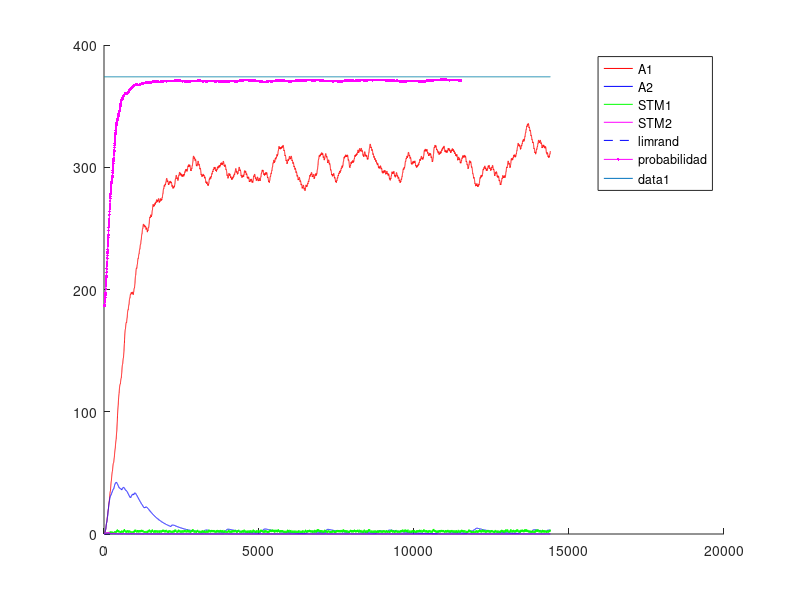
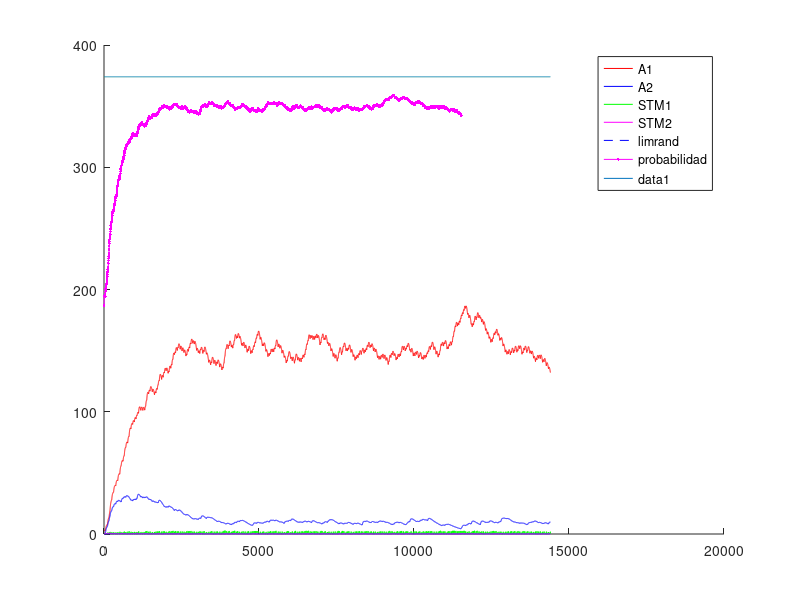
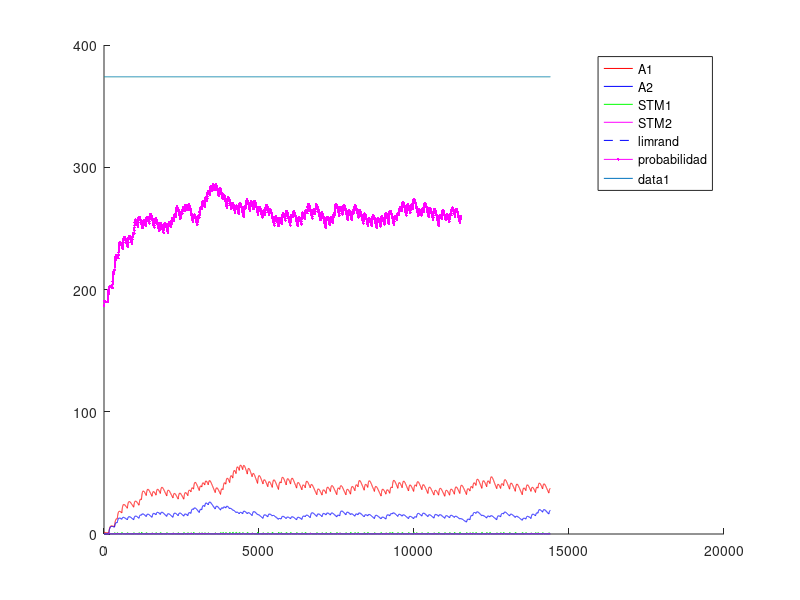
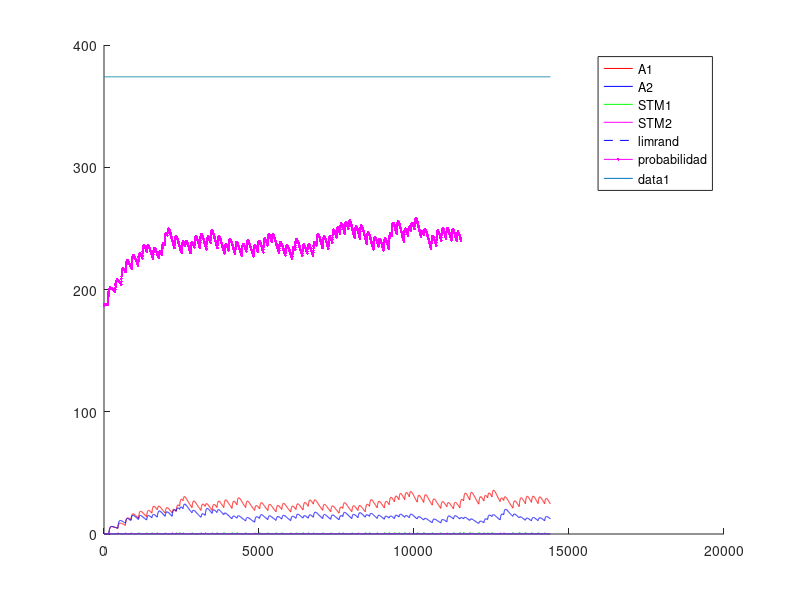

These charts were generated, in order, by the following MATLAB code:
%% Experimento con Variable-Interval - VI - intervalo Variable
%% Existen multiples intancias de palanquelo (cada vez que realiza respuesta decide si realiza otra o no)
%% Durante el intervalo se pesa la cantidad de palanqueos y no palanqueos respecto a la cantidad de instacias
%% de respuesta. EL refuerzo impacta de forma proporcional a la tasa de respuestas.
%% Un trial dura 3600 segundos.
%% Una sesion 1 o 3 trial (seg´un la dinamica del animal)
%% 5 sesiones por Experimento. Cada sesion es un intervalo diferente.
%% 1 experimento
%% Tiempo para realizar un respuesta 1 segundo
%% 
%% La probabilidad de eleccion se ajusta al nivel de maxima frecuencia de palanqueo
%% 

close all
clc
clear

%% Matriz de pago 0 1 

%%% Se ajusto la apreciacion de las cantidades de refuerzo 
function rf = feel(pellets)
  rf=0;
  if (nargin~=0)
    rf=(12.8*(1-exp(-.25.* pellets.^(2))))+(12.8*(1-exp(-.5.* pellets)));
  else
    error ("Faltan parametros");
  endif
endfunction
%% 
%% 

%% INICIALIZATION
%%%%%% CONSTANTES DE SESIONES
Ntrial  =  1 ;   %% un trial de 3600 segundos
tTrial  =  3600; %% en segundos
tResp   =  1;    %% en segundos
tMuestreo = 0.25;%% en segundos
Nses    =  5 ;
Vi=[5,10,30,40,60]; %% valores medios de intervalos variables
Ntest   =  1;
limrand =  0.138;
saving  =  0.01 ;
%%%%%% CONSTANTES DE DECAIMIENTO
alpha = 1*tMuestreo;
beta  = 0.125*tMuestreo ;
gamma = 0.0067*tMuestreo;%0.025 ; 
delta = 1*tMuestreo;
%%%%%% INICIALIZACION
palanca = zeros(2,1);
Rf_1=0;
Rf_2=0;
A1=zeros(1,Ntest);
A2=zeros(1,Ntest);
stm_1=zeros(2,Ntest);
stm_2=zeros(2,Ntest);
d=1;

sesion = zeros(Nses,1);
trialXsesion = zeros(Nses,Ntrial);
terminal_sesion=zeros(Nses,1);
nb_resp = zeros(Nses,Ntest);
refuerzo = zeros(Nses,Ntest);
contadorP1=0;
contadorP2=0;
contadorI=0;

%% CALCULO DE AROUSAL MAXIMO
%% Iteraciones de respuesta refuerzo para encotnrar el STM medio
Nconfig=5; %% Tasa de respuesta de configuracion
%plot([1:0.01:20],(12.8*(1-exp(-.25.* [1:0.01:20].^(2))))+(12.8*(1-exp(-.5.* [1:0.01:20]))),'.k')
R1 = floor(feel(1)); %tiempo de refuezo para R
l1 = Nconfig/tMuestreo; % duracion entre trials
suma = 0; %suma es un valor necesaria para calcular max1 y min1
suma = alpha*R1 %% Refuerzo cada N respuestas
iter=100; %% numero de iteraciones para que converja el stm
max1 = 0; %maximum de stm1
min1 = 0; %minimum de stm1
for i = 1:iter 
  suma = (1-beta)^(Nconfig/tMuestreo)*suma;%% Instantes que decae el stm
  min1=suma;
  suma += alpha*R1; %Refuerzo
  max1=suma;
end
comp=.88;
S1 = (((max1-min1)*(comp*l1))/2)+min1*comp*l1; %calcul de la superficie del triangulo mas la de el rectangulo
stm_1_medio = S1/(l1);
A1max = (delta/gamma)*stm_1_medio;

%% INICIO DE LAS ITERATIONS
for l = 1:Ntest  %% TESTES
  Num=0;
  for k = 1:Nses  %% SESIONES (cambia el N)
    i=1;
    %duracion = [1,tTrial*ones(1,Ntrial)];
    
    contador = 1;
    %palanca(1)=randi(2);
    
    %% Agregar intervalo de refuerzos  %%
    intervalo=Vi(k);
    if k>1
      A1(Num+1,l)=saving*A1(Num,l);
      A2(Num+1,l)=saving*A2(Num,l);
      stm_1(Num+1,l)=0*stm_1(Num,l);
      stm_2(Num+1,l)=0*stm_2(Num,l); 
      %%% ELECCION DE LA PRIMERA PALANCA 
%      if A1(Num,1)>A2(Num,1)
%        palanca(2)=1;
%      else
%        palanca(2)=2;
%      end
    end       
    P1(i,k)=0.5;
    P1(i,k)=0.5;
    for j=2:(Ntrial*tTrial/tMuestreo) %% Todos los trials juntos
      
      if contador == tResp/tMuestreo%duracion(i)
        contador = 0;
        i = i+1 ;
        J = j ;
        P1(i,k)=0.5*(1-exp(-(5*A1((j-1)+Num,l))/A1max))+0.5; %probabilidad en exponential
        P2(i,k)=0.5*(1-exp(-(5*A2((j-1)+Num,l))/A1max))+0.5; %probabilidad en exponential
        %P=.99;
        %P2(i,k)=0.5*(1-exp(-(5*A2((j-1)+Num,l))/A2max))+0.5;
        
        a = rand ;
        %%% ELECCION DE LA PALANCA %%% Basicamente elige palanquear o no palanquear
        if (A1((j-1)+Num,l)<=limrand)&&(A2((j-1)+Num,l)<=limrand)
          palanca(i)=randi(2);
        elseif (A1((j-1)+Num,l)>=limrand)&&(A2((j-1)+Num,l)<=limrand)
          if a>=P1(i,k)
            palanca(i)=2;
          else
            palanca(i)=1;
          end
        elseif (A1((j-1)+Num,l)<=limrand)&&(A2((j-1)+Num,l)>=limrand)
          if a>=P2(i,k)
            palanca(i)=1;
          else
            palanca(i)=2;
          end
        elseif (A1((j-1)+Num,l)>A2((j-1)+Num,l))
          if a>=P1(i,k)
            palanca(i)=2;
          else
            palanca(i)=1;
          end
        else
          if a>=P2(i,k)
            palanca(i)=1;
          else
            palanca(i)=2;
          end
        end
        %% Contadores para intervalo de refuerzo
        if palanca(i)==1
          contadorP1++;
        else
          contadorP2++;
        endif
        %%% REFUERZO %%%
        if (contadorI >= intervalo/tMuestreo)
          if (contadorP1>=1)
            %if (palanca(i)==1) %% palanquea
            aux=contadorP1+contadorP2;
            Rfz=floor(feel(1));
            Rf_1=Rfz*contadorP1/aux;
            Rf_2=Rfz*contadorP2/aux;
            %elseif (palanca(i-1)==2) %% No palanquea
            %  Rf_1=0;
            %  Rf_2=0;%floor(10*(1-exp(-0.8* 2 )));
            %end
            %stm_1(j+Num,l)=(1-beta)*stm_1((j-1)+Num,l)+alpha*Rf_1;
            %stm_2(j+Num,l)=(1-beta)*stm_2((j-1)+Num,l)+alpha*Rf_2;
            contadorP1=0;
            contadorP2=0;
            contadorI =0;
            dispe=.5; %% dispercion del 50% del valor de la intervalo
            intervalo=Vi(k)*(1 + dispe*(1-2*rand));
            refuerzo(k,l)++;
          else
            contadorP1=0;
            contadorP2=0;
            contadorI =0;
            %dispe=.5; %% dispercion del 50% del valor de la intervalo
            %intervalo=Vi(k)*(1 + dispe*(1-2*rand))
            
          endif
        end
        
      else
        contador++;
        contadorI++;
        Rf_1=0;
        Rf_2=0;
      end
      stm_1(j+Num,l)=(1-beta)*stm_1((j-1)+Num,l)+alpha*Rf_1;
      stm_2(j+Num,l)=(1-beta)*stm_2((j-1)+Num,l)+alpha*Rf_2;
      A1(j+Num,l)=(1-gamma)*A1((j-1)+Num,l)+delta*stm_1(j+Num,l);
      A2(j+Num,l)=(1-gamma)*A2((j-1)+Num,l)+delta*stm_2(j+Num,l);
      
%      if floor(j/tTrial)==(j/tTrial)
%        trialXsesion()
%      end
    end
    
    
    %%% CONTADOR DE A QUE J SE CAMBIA LA SESION
    %sesion(k-1,l)=j;
    sesion(k,l)=j+Num;
    %%% DEFINICION DE NUM
%    compteur = 0 ;
%    for i=1:length(A1(:,l))
%      if A1(i,l)~=0
%        compteur = compteur +1;
%      end
%    end
%    Num=compteur;
    Num = j+Num;
    Sizemat = length(A1);
    
    for j = 1:length(palanca)
      if palanca(j)==1
        %nb_coop(k-1,l)= nb_coop(k-1,l)+1;
        nb_resp(k,l)= nb_resp(k,l)+1;
      end
    end
  end
end


%%% PRUEBAS 
%%% ENCONTRA LA LONGITUD REAL DEL EXPERIMENTACION
nonnul = zeros(Ntest,1);
for k=1:Ntest
  for i=1:length(A1)
    if A1(i,k) ~= 0
      nonnul(k)=nonnul(k)+1;
    end
  end
end

%%% PRUEBA I _ PESO DE LA EXPERIMENTACION EN LA MEMORIA
porcent = 0;
for i = 1:Ntest
  if sum(A1(:,i)) > 10 * sum(A2(:,i))
    porcent = porcent +1;
  end
end

%%% PRUEBA II _ SI LA EXCITATION ALCANZA A SU MAXIMUM
maxima = zeros(Ntest,1);
for k = 1:Ntest
  if floor(max(A1(:,k))) == floor(max(max(A1))) 
    maxima(k) = maxima(k) +1;
  end
end

%%% PRUEBA III _ EN QUE SESION LA PALANCA GANA DE VERDAD
%ird = zeros(Ntest,1);
%for k = 1:Ntest
%  i=1;
%  while 1
%    if A1(nonnul(k)-i,k) < limrand
%      ird(k) = nonnul(k)-i+1;
%      break;
%    else
%      i=i+1;
%    end
%  end
%end
%
%%%% PRUEBA IV _ CONVIERTE J EN NUMERO DE SESION
%for k = 1:Ntest
%  i=1;
%  while 1
%    if ird(k) <= sum(sesion(1:i)+50)
%      ird(k)=i;
%      break;
%    else
%      i=i+1;
%    end
%  end
%end

%%% PRUEBA V _ PORCENTAJE DE COOPERACION POR SESION / EXPERIMENTO

%
%porcentaje_coop_sesion=zeros(Nses,Ntest);
%porcentaje_coop_experimento=zeros(Ntest,1);
%for k = 1:Ntest
%  porcentaje_coop_experimento(k)=sum(nb_coop(:,k))/(Ntrial*Nses)*100;
%end

%for i=1:Ntest
%  terminal_sesion(1,i)=sesion(1,i);
%  for j=2:Nses
%    terminal_sesion(j,i)=sesion(j,i)+terminal_sesion(j-1,i);
%  end
%end

%%% DEMOSTRACION 


%promedio_sesion=sum(ird)/Ntest
%porcent_10xsuperior_al_otra=porcent/Ntest * 100;
%cuanto_alcanzan_al_maxima=sum(maxima)/Ntest * 100;
%porcentaje_coop_experimento;
%porcentaje_coop_sesion=floor(nb_coop/Ntrial*100);


resp_por_segundos=nb_resp/length(palanca); %numero de respuestas dividido por el numero de respestas maximal posible


for i=1:Ntest
  for j=1:Nses
    figure
    hold on
    %plot(sesion(j,i)*ones(1,max(max(A1(:,i)))),(1:max(max(A1(:,i)))),'--k');
    %h=plot((sesion(j,i).*tMuestreo)*ones(1,max(max(A1(:,i)))),(1:max(max(A1(:,i)))),'--k');
    %set(h, "linewidth", 2);
    if j==1
      plot(1:Ntrial*tTrial/tMuestreo,A1(1:sesion(j,i),i),'r',1:Ntrial*tTrial/tMuestreo,A2(1:sesion(j,i),i),'b',1:Ntrial*tTrial/tMuestreo,stm_1(1:sesion(j,i),i),'g',1:Ntrial*tTrial/tMuestreo,stm_2(1:sesion(j,i),i),'m',1:Ntrial*tTrial/tMuestreo,limrand*ones(1,Ntrial*tTrial/tMuestreo),'--b')
      plot((1:length(P1(:,j)'*A1max))/tMuestreo,P1(:,j)'*A1max,'.-m');
      legend("A1","A2","STM1","STM2","limrand","probabilidad");
    else
      plot(1:Ntrial*tTrial/tMuestreo,A1(sesion(j-1,i)+1:sesion(j,i),i),'r',1:Ntrial*tTrial/tMuestreo,A2(sesion(j-1,i)+1:sesion(j,i),i),'b',1:Ntrial*tTrial/tMuestreo,stm_1(sesion(j-1,i)+1:sesion(j,i),i),'g',1:Ntrial*tTrial/tMuestreo,stm_2(sesion(j-1,i)+1:sesion(j,i),i),'m',1:Ntrial*tTrial/tMuestreo,limrand*ones(1,Ntrial*tTrial/tMuestreo),'--b')
      plot((1:length(P1(:,j)'*A1max))/tMuestreo,P1(:,j)'*A1max,'.-m');
      legend("A1","A2","STM1","STM2","limrand","probabilidad");
    endif
    plot(1:Ntrial*tTrial/tMuestreo,A1max*ones(1,Ntrial*tTrial/tMuestreo));
    hold off
  endfor
endfor


%% Maximos exitos por intervalo= 10-360 - 30-120 - 40-65 - 60-60 

color = 'rgbmkmrgbk';
figure
hold on
for i=1:Ntest
  plot(Vi,resp_por_segundos(:,i),'Color',color(i));
  title('Respuestas por segundos');
  xlabel('Intervalos');
  ylabel('Respuestas/segundos');
  for j=1:Nses
    plot(Vi(j)*ones(1,floor(resp_por_segundos(j,i)*100)+1),(0:floor(resp_por_segundos(j,i)*100))/100,'k');
  end
  end
hold off


figure
hold on
for i=1:Ntest
  plot(refuerzo(:,i),resp_por_segundos(:,i),'Color',color(i));
  title('Respuestas y refuerzo');
  xlabel('Refuezo/horas');
  ylabel('Respuestas/segundos');
  for j=1:Nses
    plot(refuerzo(j)*ones(1,floor(resp_por_segundos(j,i)*100)+1),(0:floor(resp_por_segundos(j,i)*100))/100,'k');
    a = strcat('Num= ',num2str(Vi(j)));
    if j==3
      text(refuerzo(j),-.085,a);
    elseif j==4
      text(refuerzo(j),-.1,a);
    elseif j==5
      text(refuerzo(j),-.03,a);
    else
      text(refuerzo(j),-.06,a);
    end
  end
end
hold off

%%% probl�me de temps, pas le temps de d�croitre du coup red�marre plus
%%% haut CQFD
%%%% CASTIGO DE TIEMPO 
%%%% CUANTO VECES ELIGE COOPERATION
%%% Pour chaque session r�cup�rer le nombre de coop�ration et tracer la
%%% courbe correspondante 
